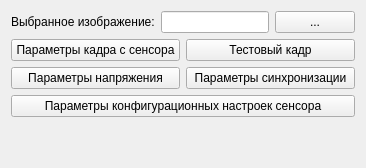
        <widget class="QWidget" name="tab_4">
         <property name="sizePolicy">
          <sizepolicy hsizetype="Preferred" vsizetype="Preferred">
           <horstretch>0</horstretch>
           <verstretch>0</verstretch>
          </sizepolicy>
         </property>
         <attribute name="title">
          <string>Тестирование</string>
         </attribute>
         <layout class="QGridLayout" name="gridLayout_114">
          <property name="sizeConstraint">
           <enum>QLayout::SizeConstraint::SetDefaultConstraint</enum>
          </property>
          <item row="1" column="0">
           <layout class="QGridLayout" name="gridLayout_10">
            <item row="2" column="1">
             <widget class="QPushButton" name="pb_clk">
              <property name="sizePolicy">
               <sizepolicy hsizetype="Preferred" vsizetype="Fixed">
                <horstretch>0</horstretch>
                <verstretch>0</verstretch>
               </sizepolicy>
              </property>
              <property name="text">
               <string>Параметры синхронизации</string>
              </property>
             </widget>
            </item>
            <item row="0" column="0">
             <widget class="QPushButton" name="pb_init">
              <property name="sizePolicy">
               <sizepolicy hsizetype="Preferred" vsizetype="Fixed">
                <horstretch>0</horstretch>
                <verstretch>0</verstretch>
               </sizepolicy>
              </property>
              <property name="text">
               <string>Параметры кадра с сенсора</string>
              </property>
             </widget>
            </item>
            <item row="0" column="1">
             <widget class="QPushButton" name="pb_testFrame">
              <property name="text">
               <string>Тестовый кадр</string>
              </property>
             </widget>
            </item>
            <item row="2" column="0">
             <widget class="QPushButton" name="pb_lux">
              <property name="sizePolicy">
               <sizepolicy hsizetype="Preferred" vsizetype="Fixed">
                <horstretch>0</horstretch>
                <verstretch>0</verstretch>
               </sizepolicy>
              </property>
              <property name="text">
               <string>Параметры напряжения</string>
              </property>
             </widget>
            </item>
           </layout>
          </item>
          <item row="2" column="0">
           <widget class="QPushButton" name="pb_lux_init">
            <property name="sizePolicy">
             <sizepolicy hsizetype="Preferred" vsizetype="Fixed">
              <horstretch>0</horstretch>
              <verstretch>0</verstretch>
             </sizepolicy>
            </property>
            <property name="text">
             <string>Параметры конфигурационных настроек сенсора</string>
            </property>
           </widget>
          </item>
          <item row="0" column="0">
           <layout class="QHBoxLayout" name="horizontalLayout_21">
            <item>
             <widget class="QLabel" name="label_31">
              <property name="text">
               <string>Выбранное изображение:</string>
              </property>
             </widget>
            </item>
            <item>
             <widget class="QLineEdit" name="le_selectImage">
              <property name="readOnly">
               <bool>true</bool>
              </property>
             </widget>
            </item>
            <item>
             <widget class="QPushButton" name="pb_selectImage">
              <property name="sizePolicy">
               <sizepolicy hsizetype="Fixed" vsizetype="Fixed">
                <horstretch>0</horstretch>
                <verstretch>0</verstretch>
               </sizepolicy>
              </property>
              <property name="text">
               <string>...</string>
              </property>
             </widget>
            </item>
           </layout>
          </item>
          <item row="3" column="0">
           <spacer name="verticalSpacer">
            <property name="orientation">
             <enum>Qt::Orientation::Vertical</enum>
            </property>
            <property name="sizeHint" stdset="0">
             <size>
              <width>20</width>
              <height>40</height>
             </size>
            </property>
           </spacer>
          </item>
         </layout>
        </widget>
